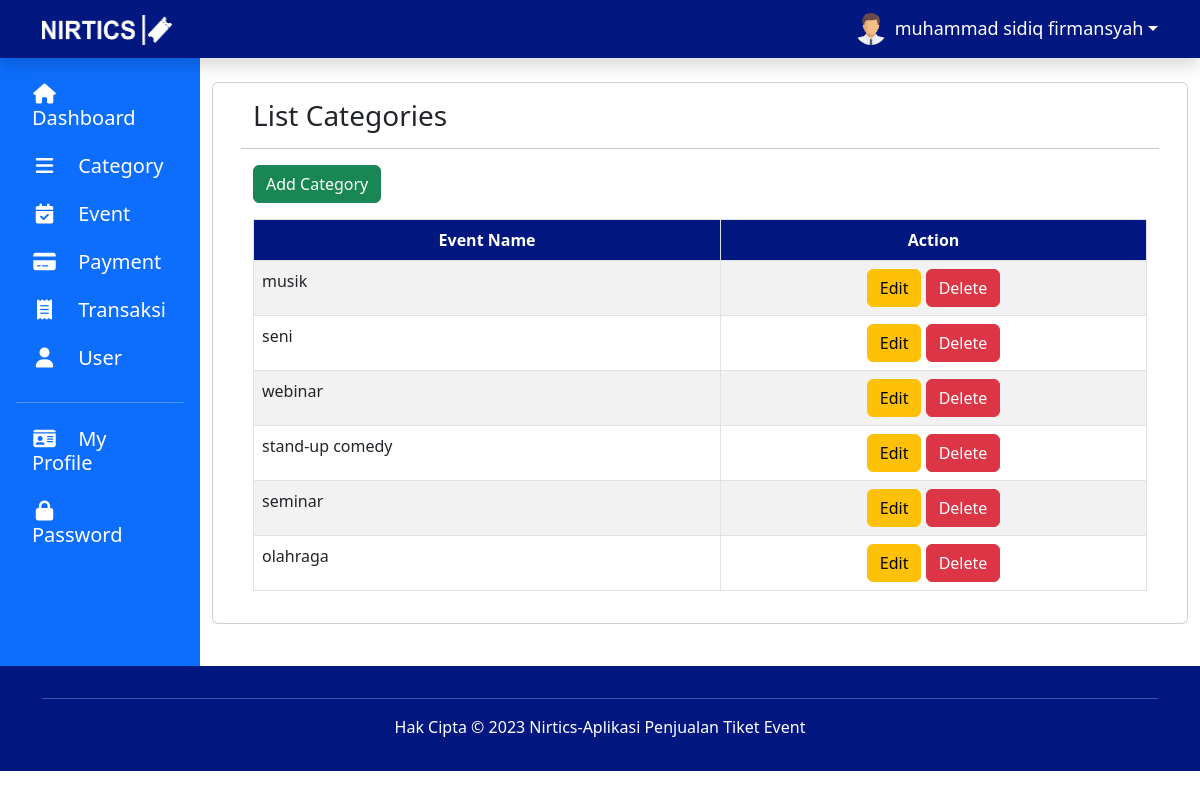
The app's page /admin/category.php (signed in), older data.
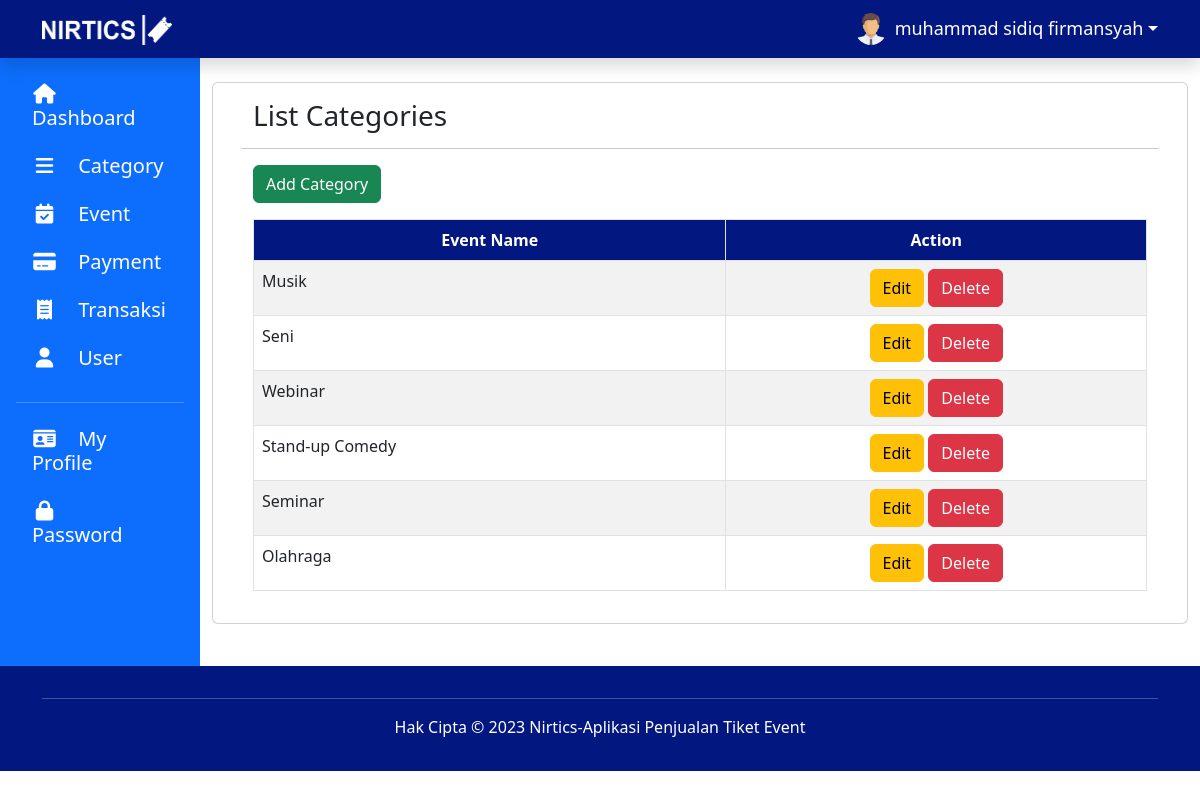
The same page, newer data.
### tables this page shows
CREATE TABLE `kategori` (
  `id_kategori` int(5) NOT NULL,
  `nama` varchar(100) NOT NULL
);

### admin/category.php (the view, shortened to what this page needs)
<?php
if (!empty($_SESSION['status'])) {
    include "layout/header.php";
?>
    <main>
        <div class="container-fluid" style="min-height: 76vh;">
            <div class="row" text-center mb-3>
                <?php include "sidebar.php" ?>
                <div class="col-lg-10 mt-4">
                    <?php
                    include "../lib/koneksi.php";
                    $sql = "SELECT * FROM kategori;";
                    $result = mysqli_query($link, $sql);
                    ?>
                    <div class="container">
                        <div class="row">
                            <div class="card">
                                <div class="card-body">
                                    <div class="container">
                                        <div class="row">
                                            <h3 class="mb-3">List Categories</h3>
                                            <hr>
                                            <div class="col">
                                                <div class="text-start mb-3">
                                                    <a href="categoryAdd.php" class="btn btn-success">Add Category</a>
                                                </div>
                                                <table class="table table-bordered table-striped">
                                                    <thead>
                                                        <tr class="text-center">
                                                            <th class="text-white" style="background-color: #021780;">Event Name</th>
                                                            <th class="text-white" style="background-color: #021780;">Action</th>
                                                        </tr>
                                                    </thead>
                                                    <tbody>
                                                        <?php while ($row = mysqli_fetch_assoc($result)) { ?>
                                                            <tr>
                                                                <td><?php echo $row['nama']; ?></td>
                                                                <td class="mx-0 px-0 text-center">
                                                                    <a href="categoryEdit.php?id_kategori=<?php echo $row['id_kategori']; ?>" class="btn btn-warning">Edit</a>
                                                                    <a href="categoryDelete.php?id_kategori=<?php echo $row['id_kategori']; ?>" class="btn btn-danger" onclick="return confirmDelete();">Delete</a>
                                                                </td>
                                                            </tr>
                                                        <?php } ?>
                                                    </tbody>
                                                </table>
                                            </div>
                                        </div>
                                    </div>
                                </div>
                            </div>
                        </div>
                    </div>
                </div>
            </div>
        </div>
    </main>
<?php
    include "layout/footer.php";
} else {
    header('Location: ../login.php');
}
?>

Row changes from the older to the newer data that the page shows:
changed kategori: nama "musik" → "Musik"
changed kategori: nama "seni" → "Seni"
changed kategori: nama "webinar" → "Webinar"
changed kategori: nama "stand-up comedy" → "Stand-up Comedy"
changed kategori: nama "seminar" → "Seminar"
changed kategori: nama "olahraga" → "Olahraga"
